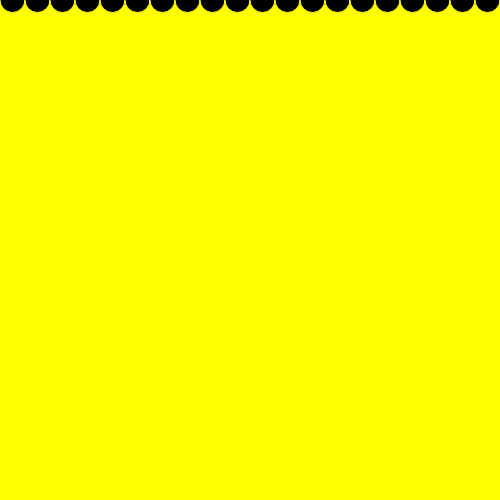
Frame 1 (no input)
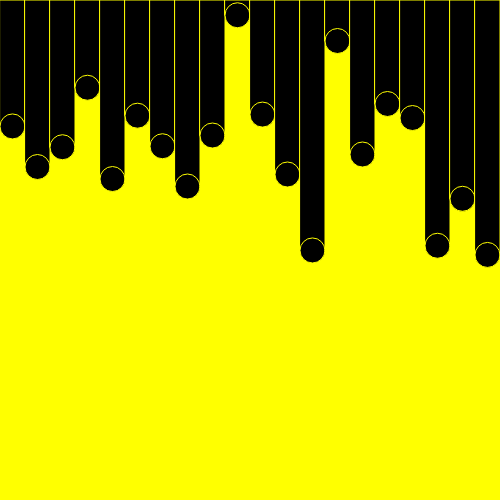
Frame 60 (no input)
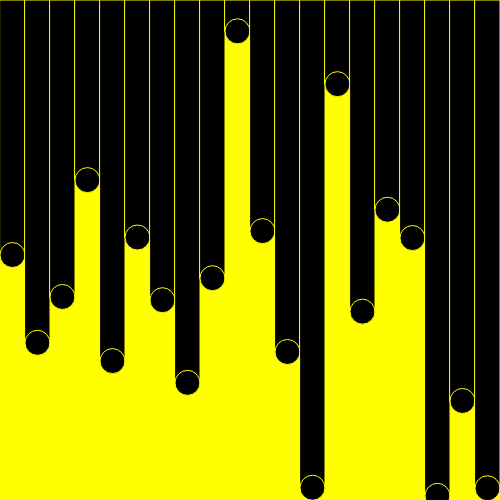
Frame 120 (the mouse pressed at the canvas centre since frame 60)

The p5.js sketch that drew these frames (run headless with seeded random() and noise() and a simulated clock; from frame 60 on, the mouse is pressed at the canvas centre):

// p5.js sketch
// ── sketch.js
//Bouncy Blocks
//Drawing multple dynamic shapes using simple arrays to save the shape properties.
//Eevi Rutanen
var blocks = [];
var directions = []; //
var num = 20;
var w; //width of block
function setup(){
    createCanvas(500,500);
    w = width/num; //width of each block
    //create initial shapes by pushing values to arrays
    for(var i=0; i<num; i++){
        blocks.push(0);
        directions.push(random(-5,5));
    }
    stroke(255,255,0);
    fill(0);
}
function draw(){
    background(255,255,0);
    //loop through shapes
    for(var i=0; i<num; i++){
        var x = i*w; //calculate x-coordinate for each shape
        var h = blocks[i]; //get height of each shape
        rect(x,0,w,h); //draw shape
        ellipse(x+w/2,h,w);
        blocks[i] += directions[i]; //change the height of each shape according to the individual direction
        //if block hits the ceiling or floor, reverse the direction 
        if(blocks[i] > height || blocks[i] < 0){
            directions[i] *= -1;
        }
    }
}
